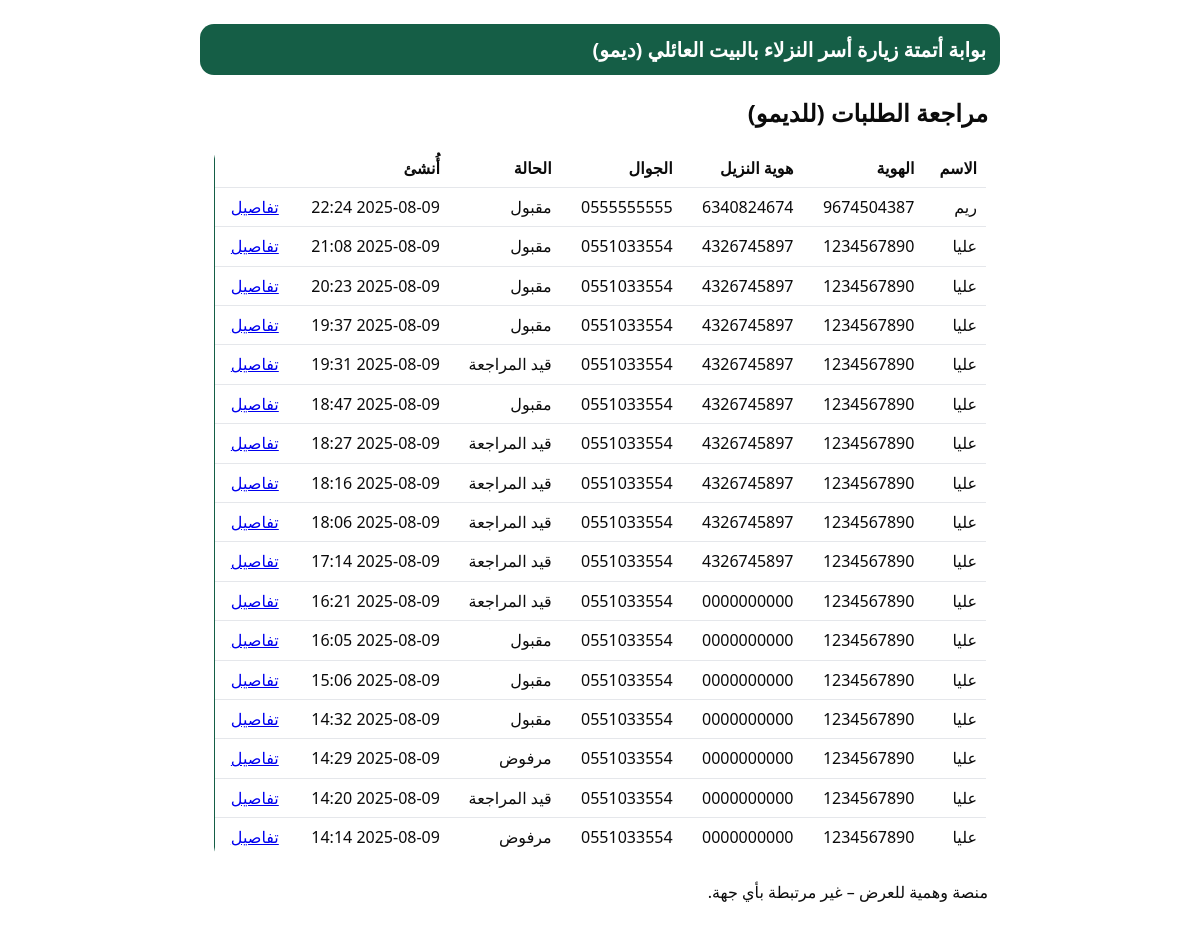
/review/, run on the app's committed database.
### visits/models.py (models this page shows, shortened)
class VisitRequest(models.Model):
    RELATION_CHOICES = [
        ('mother', 'الأم'),
        ('father', 'الأب'),
        ('spouse', 'الزوج/الزوجة'),
        ('son', 'الابن/الابنة'),
        ('other', 'أخرى'),
    ]
    STATUS_CHOICES = [
        ('pending', 'قيد المراجعة'),
        ('approved', 'مقبول'),
        ('rejected', 'مرفوض'),
    ]
    full_name = models.CharField(max_length=150)
    national_id = models.CharField(max_length=20)
    inmate_id = models.CharField(max_length=20)  # هوية النزيل الجديدة
    phone = models.CharField(max_length=20)
    relation = models.CharField(max_length=20, choices=RELATION_CHOICES)
    documents = models.FileField(upload_to='documents/')
    terms_accepted = models.BooleanField(default=False)
    status = models.CharField(max_length=20, choices=STATUS_CHOICES, default='pending')
    review_notes = models.TextField(blank=True)
    appointment_datetime = models.DateTimeField(null=True, blank=True)
    appointment_token = models.UUIDField(default=uuid.uuid4, editable=False, unique=True)
    created_at = models.DateTimeField(auto_now_add=True)

### visits/views.py (the view)
# urls.py: path('review/', views.review_list, name='review_list'),
def review_list(request):
    visits = VisitRequest.objects.order_by('-created_at')
    return render(request, 'visits/review_list.html', {'requests': visits})

### visits/templates/visits/review_list.html (shortened to what this page needs)
{% extends 'visits/base.html' %}
{% block content %}
  <h2>مراجعة الطلبات (للديمو)</h2>
  <table class="table">
    <thead>
      <tr>
        <th>الاسم</th>
        <th>الهوية</th>
        <th>هوية النزيل</th>
        <th>الجوال</th>
        <th>الحالة</th>
        <th>أُنشئ</th>
        <th></th>
      </tr>
    </thead>
    <tbody>
      {% for r in requests %}
      <tr>
        <td>{{ r.full_name|default:"—" }}</td>
        <td>{{ r.national_id|default:"—" }}</td>
        <td>{{ r.inmate_id|default:"—" }}</td>
        <td>{{ r.phone|default:"—" }}</td>
        <td>
          <span class="status-badge">{{ r.get_status_display|default:"—" }}</span>
        </td>
        <td>{{ r.created_at|date:"Y-m-d H:i" }}</td>
        <td><a href="{% url 'visits:review_detail' r.pk %}">تفاصيل</a></td>
      </tr>
      {% empty %}
      <tr>
        <td colspan="7" style="text-align:center;">لا توجد طلبات بعد.</td>
      </tr>
      {% endfor %}
    </tbody>
  </table>
{% endblock %}

### visits/templates/visits/base.html (shortened to what this page needs)
<!doctype html>
<html lang="ar" dir="rtl">
<head>
  <link rel="stylesheet" href="https://cdn.jsdelivr.net/npm/modern-normalize/modern-normalize.min.css">
  {% load static %}
  <link rel="stylesheet" href="{% static 'visits/style.css' %}">
</head>
<body>
  <header class="container header">
    <h1>بوابة أتمتة زيارة أسر النزلاء بالبيت العائلي (ديمو)</h1>
  </header>
  <main class="container">
    {% block content %}{% endblock %}
  </main>
  <footer class="container small">
    <p>منصة وهمية للعرض – غير مرتبطة بأي جهة.</p>
  </footer>
</body>
</html>

### visits/static/visits/style.css (style rules this page uses)
:root { --green:#155e46; --white:#ffffff; --muted:#4b5563; }
* { box-sizing:border-box;font-family:system-ui,Segoe UI,Roboto,Arial }
body { background:var(--white);color:#0b0b0b }
.container { max-width:800px;margin:24px auto;padding:0 12px }
.header { background:var(--green);color:var(--white);padding:14px;border-radius:14px }
.header h1 { font-size:20px;margin:0 }
.table { width:100%;border-collapse:collapse;background:var(--white);border:2px solid var(--green);border-radius:12px;overflow:hidden }
.table th,.table td { padding:10px;border-bottom:1px solid #e5e7eb;text-align:right }

### data on the page
VisitRequest: full_name "ريم", national_id "9674504387", inmate_id "6340824674", phone "0555555555", status "مقبول", created_at "2025-08-09 22:24"
VisitRequest: full_name "عليا", national_id "1234567890", inmate_id "4326745897", phone "0551033554", status "مقبول", created_at "2025-08-09 21:08"
VisitRequest: full_name "عليا", national_id "1234567890", inmate_id "4326745897", phone "0551033554", status "مقبول", created_at "2025-08-09 20:23"
VisitRequest: full_name "عليا", national_id "1234567890", inmate_id "4326745897", phone "0551033554", status "مقبول", created_at "2025-08-09 19:37"
VisitRequest: full_name "عليا", national_id "1234567890", inmate_id "4326745897", phone "0551033554", status "قيد المراجعة", created_at "2025-08-09 19:31"
VisitRequest: full_name "عليا", national_id "1234567890", inmate_id "4326745897", phone "0551033554", status "مقبول", created_at "2025-08-09 18:47"
VisitRequest: full_name "عليا", national_id "1234567890", inmate_id "4326745897", phone "0551033554", status "قيد المراجعة", created_at "2025-08-09 18:27"
VisitRequest: full_name "عليا", national_id "1234567890", inmate_id "4326745897", phone "0551033554", status "قيد المراجعة", created_at "2025-08-09 18:16"
VisitRequest: full_name "عليا", national_id "1234567890", inmate_id "4326745897", phone "0551033554", status "قيد المراجعة", created_at "2025-08-09 18:06"
VisitRequest: full_name "عليا", national_id "1234567890", inmate_id "4326745897", phone "0551033554", status "قيد المراجعة", created_at "2025-08-09 17:14"
VisitRequest: full_name "عليا", national_id "1234567890", inmate_id "0000000000", phone "0551033554", status "قيد المراجعة", created_at "2025-08-09 16:21"
VisitRequest: full_name "عليا", national_id "1234567890", inmate_id "0000000000", phone "0551033554", status "مقبول", created_at "2025-08-09 16:05"
VisitRequest: full_name "عليا", national_id "1234567890", inmate_id "0000000000", phone "0551033554", status "مقبول", created_at "2025-08-09 15:06"
VisitRequest: full_name "عليا", national_id "1234567890", inmate_id "0000000000", phone "0551033554", status "مقبول", created_at "2025-08-09 14:32"
VisitRequest: full_name "عليا", national_id "1234567890", inmate_id "0000000000", phone "0551033554", status "مرفوض", created_at "2025-08-09 14:29"
VisitRequest: full_name "عليا", national_id "1234567890", inmate_id "0000000000", phone "0551033554", status "قيد المراجعة", created_at "2025-08-09 14:20"
VisitRequest: full_name "عليا", national_id "1234567890", inmate_id "0000000000", phone "0551033554", status "مرفوض", created_at "2025-08-09 14:14"
